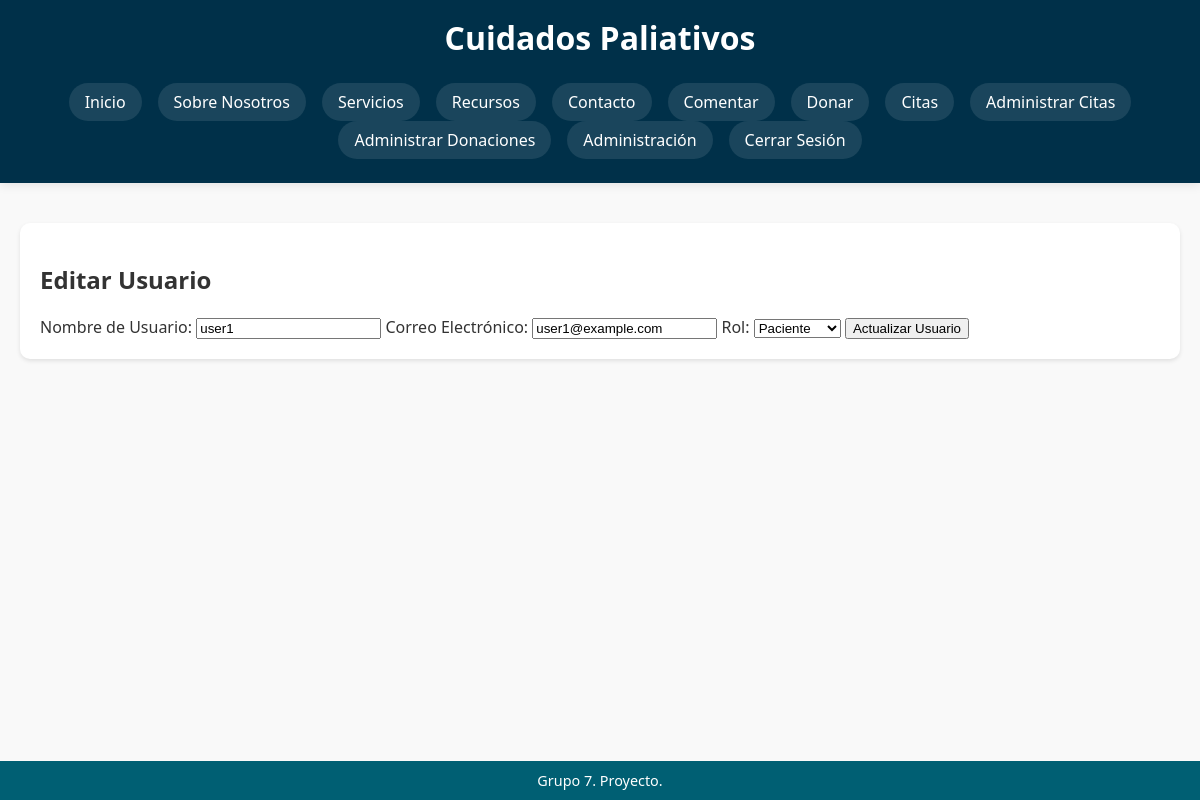
The page /public/edit_user.php?user_id=1 (signed in) on the database its author committed.
### tables this page shows
CREATE TABLE users (
                       id INT AUTO_INCREMENT PRIMARY KEY,
                       username VARCHAR(50) NOT NULL UNIQUE,
                       email VARCHAR(50) NOT NULL UNIQUE,
                       password VARCHAR(255) NOT NULL,
                       role ENUM('paciente', 'encargado') NOT NULL
);

### src/admin.php (called while the page is built, shortened)
<?php
class Admin {
    private $conn;
    public function __construct($dbConnection) {
        $this->conn = $dbConnection;
    }
    public function getUserById($userId) {
        $sql = "SELECT * FROM users WHERE id = ?";
        if ($stmt = $this->conn->prepare($sql)) {
            $stmt->bind_param("i", $userId);
            if ($stmt->execute()) {
                return $stmt->get_result()->fetch_assoc();
            } else {
                return false;
            }
        } else {
            return false;
        }
    }
}
?>

### public/edit_user.php (the view, shortened to what this page needs)
<?php
include_once '../views/header.php';
include_once '../src/auth.php';
require_once '../src/Admin.php';
$admin = new Admin($conn);
if ($_SERVER["REQUEST_METHOD"] == "GET" && isset($_GET["user_id"])) {
    $userId = $_GET["user_id"];
    $user = $admin->getUserById($userId);
}
?>
<main>
    <section id="edit_user">
        <h2>Editar Usuario</h2>
        <form action="edit_user.php" method="post">
            <label for="username">Nombre de Usuario:</label>
            <input type="text" id="username" name="username" value="<?php echo $user['username']; ?>" required>
            <label for="email">Correo Electrónico:</label>
            <input type="email" id="email" name="email" value="<?php echo $user['email']; ?>" required>
            <label for="role">Rol:</label>
            <select id="role" name="role" required>
                <option value="paciente" <?php echo $user['role'] == 'paciente' ? 'selected' : ''; ?>>Paciente</option>
            </select>
            <button type="submit">Actualizar Usuario</button>
        </form>
    </section>
</main>
<?php include '../views/footer.php'; ?>

### public/css/styles.css (style rules this page uses)
html, body { height: 100%; margin: 0; padding: 0; }
body { font-family: 'Segoe UI', Tahoma, Geneva, Verdana, sans-serif; margin: 0; padding: 0; background-color: #f9f9f9; color: #333; display: flex; flex-direction: column; min-height: 100vh; }
main { flex: 1 0 auto; }
main { padding: 20px; }
section { margin: 20px 0; background: white; padding: 20px; border-radius: 10px; box-shadow: 0 2px 4px rgba(0, 0, 0, 0.1); }

### rows shown on the page
users: username "user1", email "user1@example.com", role "Paciente"
